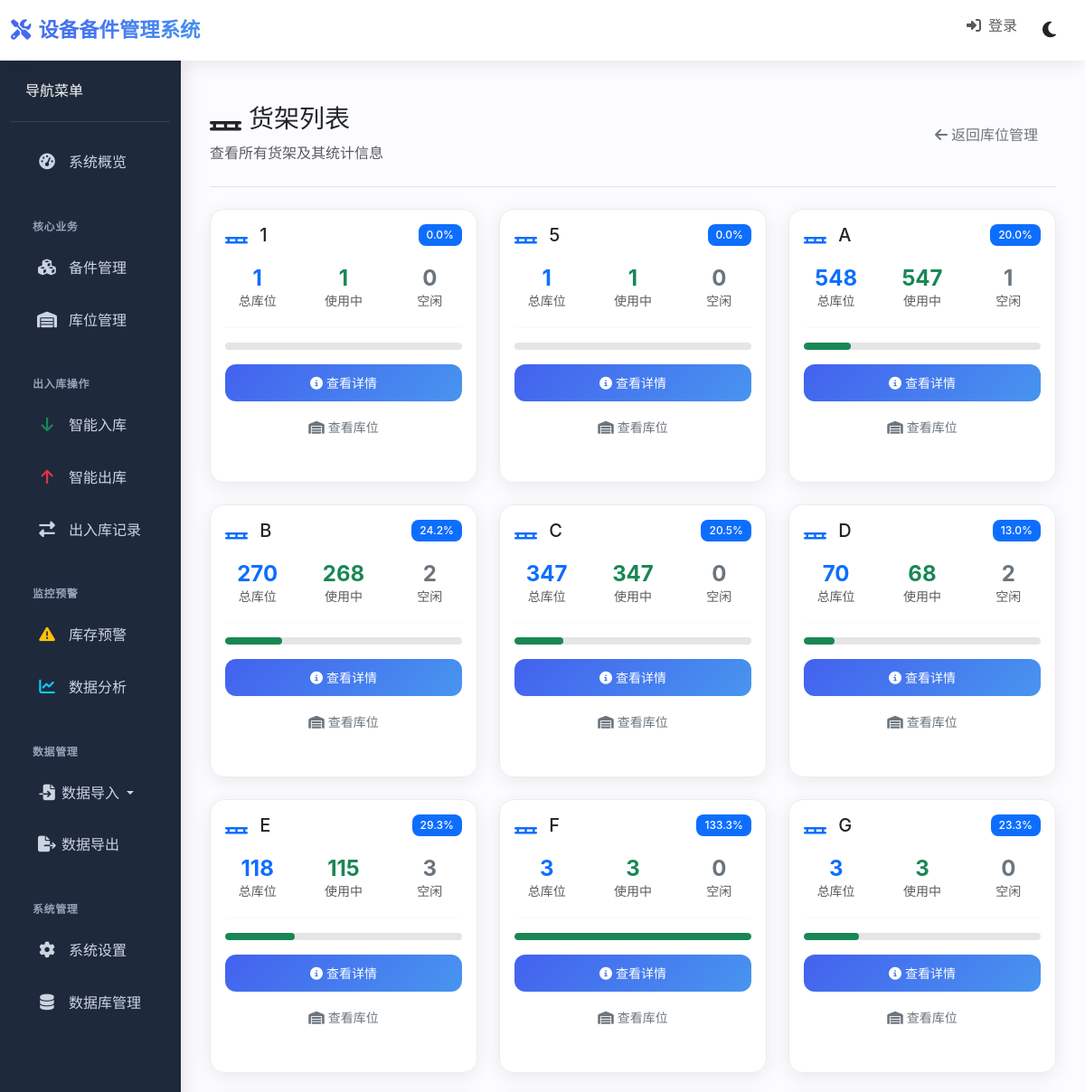
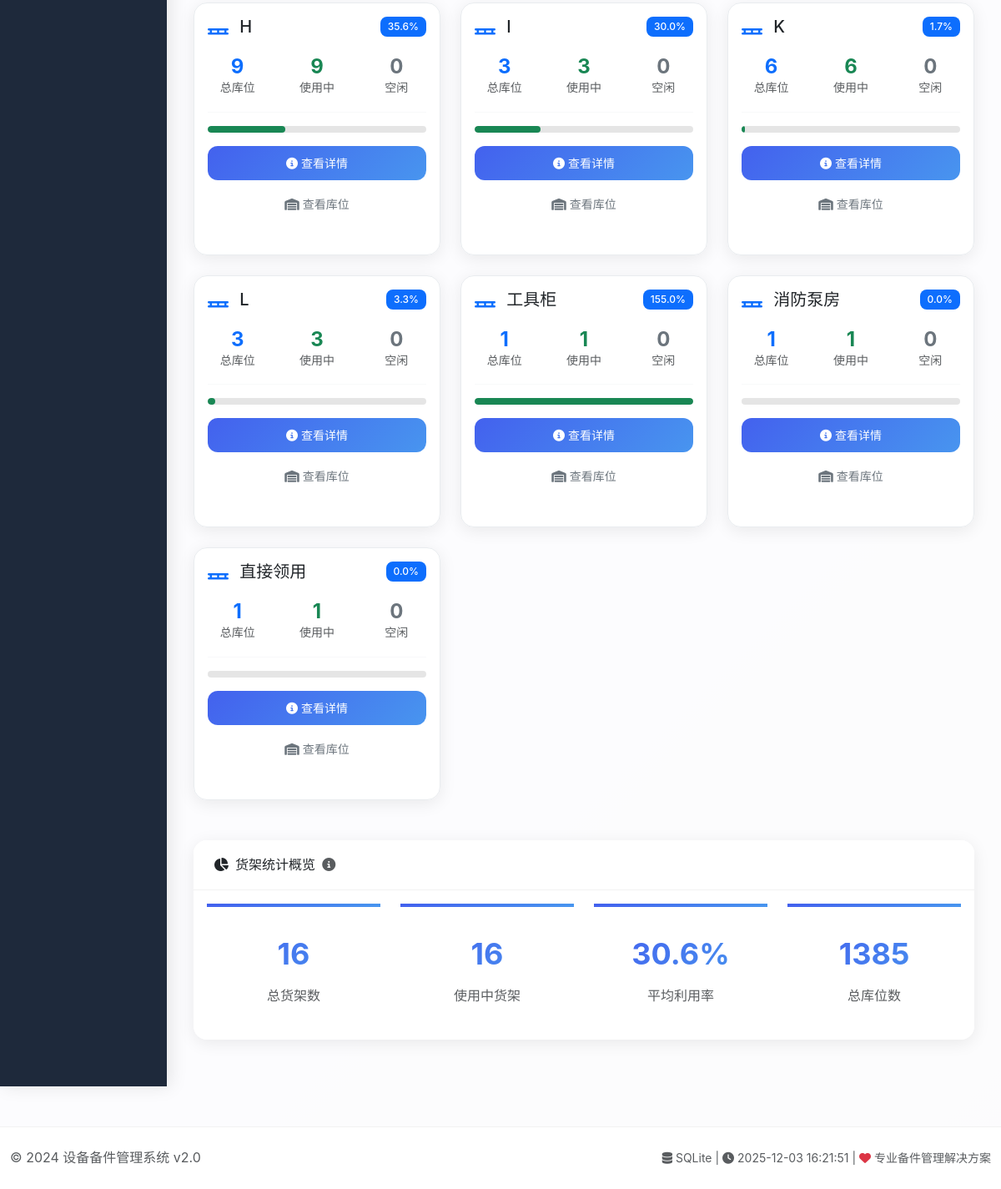
The page /rack_list on the database its author committed (2 pictures, top to bottom).
### tables this page shows
CREATE TABLE locations (
                location_code TEXT PRIMARY KEY,
                rack TEXT,
                level TEXT,
                position TEXT,
                side TEXT,
                status TEXT DEFAULT 'free',
                capacity INTEGER DEFAULT 0,
                size_type TEXT,
                description TEXT,
                last_updated TIMESTAMP DEFAULT CURRENT_TIMESTAMP,
                -- 专业统计字段
                variety_count INTEGER DEFAULT 0,
                total_quantity INTEGER DEFAULT 0,
                utilization_rate REAL DEFAULT 0.0,
                low_stock_varieties INTEGER DEFAULT 0,
                out_of_stock_varieties INTEGER DEFAULT 0,
                total_value REAL DEFAULT 0.0,
                status_category TEXT DEFAULT 'empty'
            );

### routes/location_routes.py (the view)
    @app.route('/rack_list')
    def rack_list():
        try:
            locations = get_all_locations()
            rack_set = set()
            for location in locations:
                loc_dict = location_to_dict(location)
                rack = loc_dict.get('rack')
                if rack:
                    rack_set.add(rack)
            racks_with_stats = []
            for rack in sorted(rack_set):
                rack_locations = [loc for loc in locations if location_to_dict(loc).get('rack') == rack]
                total_locations = len(rack_locations)
                in_use_locations = sum(1 for loc in rack_locations if location_to_dict(loc).get('variety_count', 0) > 0)
                free_locations = total_locations - in_use_locations
                total_capacity = sum(location_to_dict(loc).get('capacity', 0) for loc in rack_locations)
                total_quantity = sum(location_to_dict(loc).get('total_quantity', 0) for loc in rack_locations)
                utilization = round((total_quantity / total_capacity * 100) if total_capacity > 0 else 0, 1)
                racks_with_stats.append({
                    'rack_code': rack,
                    'total_locations': total_locations,
                    'in_use_locations': in_use_locations,
                    'free_locations': free_locations,
                    'utilization': utilization,
                    'total_capacity': total_capacity,
                    'total_quantity': total_quantity
                })
            return render_template('rack_list.html',
                                   racks=racks_with_stats,
                                   total_racks=len(racks_with_stats))
        except Exception as e:
            logging.error(f"加载货架列表失败: {str(e)}")
            flash(f'加载货架列表失败: {str(e)}', 'error')
            return redirect(url_for('location_management'))

### models/database.py (called while the page is built)
    def _init_db(self):
        os.makedirs(os.path.dirname(self.db_path) if os.path.dirname(self.db_path) else '.', exist_ok=True)
        with self._get_raw_connection() as conn:
            conn.execute("PRAGMA foreign_keys = ON")
            conn.execute("PRAGMA journal_mode = WAL")
            conn.execute("PRAGMA synchronous = NORMAL")
            conn.execute("PRAGMA cache_size = 100000")
            conn.execute("PRAGMA temp_store = MEMORY")
            conn.execute("PRAGMA mmap_size = 268435456")
            conn.execute("PRAGMA page_size = 4096")
            conn.execute("PRAGMA busy_timeout = 10000")

    @contextmanager
    def _get_raw_connection(self):
        conn = None
        try:
            conn = sqlite3.connect(
                self.db_path,
                timeout=30.0,
                check_same_thread=False,
                isolation_level=None
            )
            conn.row_factory = sqlite3.Row
            yield conn
        finally:
            if conn:
                conn.close()

### templates/rack_list.html (shortened to what this page needs)
{% extends "base.html" %}
{% block content %}
<div class="d-flex justify-content-between flex-wrap flex-md-nowrap align-items-center pt-3 pb-4 mb-4 border-bottom">
    <div>
        <h1 class="h3 mb-2">
            <i class="fas fa-pallet me-2"></i>货架列表
        </h1>
        <p class="text-muted mb-0">查看所有货架及其统计信息</p>
    </div>
    <div class="btn-toolbar mb-2 mb-md-0">
        <a href="{{ url_for('location_management') }}" class="btn btn-outline-secondary">
            <i class="fas fa-arrow-left me-1"></i>返回库位管理
        </a>
    </div>
</div>
<div class="row">
    {% for rack in racks %}
    <div class="col-md-6 col-lg-4 mb-4">
        <div class="card rack-card h-100">
            <div class="card-body">
                <div class="d-flex justify-content-between align-items-start mb-3">
                    <h5 class="card-title">
                        <i class="fas fa-pallet text-primary me-2"></i>
                        {{ rack.rack_code }}
                    </h5>
                    <span class="badge bg-primary" data-bs-toggle="tooltip"
                          title="该货架的空间利用率">{{ rack.utilization }}%</span>
                </div>
                <div class="rack-stats mb-3">
                    <div class="row text-center">
                        <div class="col-4" data-bs-toggle="tooltip"
                             title="该货架包含的库位总数">
                            <div class="stat-number text-primary">{{ rack.total_locations }}</div>
                            <small class="text-muted">总库位</small>
                        </div>
                        <div class="col-4" data-bs-toggle="tooltip"
                             title="存放了备件的库位数量">
                            <div class="stat-number text-success">{{ rack.in_use_locations }}</div>
                            <small class="text-muted">使用中</small>
                        </div>
                        <div class="col-4" data-bs-toggle="tooltip"
                             title="未存放备件的库位数量">
                            <div class="stat-number text-secondary">{{ rack.free_locations }}</div>
                            <small class="text-muted">空闲</small>
                        </div>
                    </div>
                </div>
                <div class="progress mb-3" style="height: 8px;" data-bs-toggle="tooltip"
                     title="空间利用率: {{ rack.utilization }}%">
                    <div class="progress-bar bg-success" style="width: {{ rack.utilization }}%"></div>
                </div>
                <div class="rack-actions">
                    <a href="{{ url_for('rack_detail', rack_code=rack.rack_code) }}"
                       class="btn btn-primary btn-sm w-100 mb-2">
                        <i class="fas fa-info-circle me-1"></i>查看详情
                    </a>
                    <a href="{{ url_for('location_management') }}?rack_filter={{ rack.rack_code }}"
                       class="btn btn-outline-secondary btn-sm w-100">
                        <i class="fas fa-warehouse me-1"></i>查看库位
                    </a>
                </div>
            </div>
        </div>
    </div>
    {% endfor %}
</div>
{% if racks %}
<div class="row mt-4">
    <div class="col-12">
        <div class="card">
            <div class="card-header">
                <h6 class="card-title mb-0">
                    <i class="fas fa-chart-pie me-2"></i>货架统计概览
                    <i class="fas fa-info-circle text-muted ms-1"
                       data-bs-toggle="tooltip"
                       data-bs-placement="top"
                       title="基于专业库位统计指标体系计算的聚合数据"></i>
                </h6>
            </div>
            <div class="card-body">
                <div class="row text-center">
                    <div class="col-md-3" data-bs-toggle="tooltip" title="系统中所有货架的数量">
                        <div class="stat-card">
                            <div class="number text-primary">{{ total_racks }}</div>
                            <div class="text-muted">总货架数</div>
                        </div>
                    </div>
                    <div class="col-md-3" data-bs-toggle="tooltip" title="至少有一个库位存放备件的货架数量">
                        <div class="stat-card">
                            <div class="number text-success">
                                {{ racks|selectattr('in_use_locations', 'gt', 0)|list|length }}
                            </div>
                            <div class="text-muted">使用中货架</div>
                        </div>
                    </div>
                    <div class="col-md-3" data-bs-toggle="tooltip" title="所有货架利用率的平均值">
                        <div class="stat-card">
                            <div class="number text-info">
                                {{ "%.1f"|format(racks|map(attribute='utilization')|sum / total_racks) }}%
                            </div>
                            <div class="text-muted">平均利用率</div>
                        </div>
                    </div>
                    <div class="col-md-3" data-bs-toggle="tooltip" title="所有货架的库位总数">
                        <div class="stat-card">
                            <div class="number text-warning">
                                {{ racks|map(attribute='total_locations')|sum }}
                            </div>
                            <div class="text-muted">总库位数</div>
                        </div>
                    </div>
                </div>
            </div>
        </div>
    </div>
</div>
{% endif %}
{% endblock %}

### templates/base.html (style rules this page uses)
:root { --primary: #4361ee; --primary-dark: #3a56d4; --secondary: #6c757d; --success: #4cc9f0; --info: #4895ef; --warning: #f72585; --danger: #e63946; --light: #f8f9fa; --dark: #212529; --sidebar-bg: #1e293b; --sidebar-hover: #334155; --card-shadow: 0 4px 20px rgba(0,0,0,0.08); --transition: all 0.3s cubic-bezier(0.4, 0, 0.2, 1); }
body { font-family: -apple-system, BlinkMacSystemFont, 'Segoe UI', 'Microsoft YaHei', Roboto, Oxygen, Ubuntu, Cantarell, 'Open Sans', 'Helvetica Neue', sans-serif; background: linear-gradient(135deg, #667eea 0%, #764ba2 100%); min-height: 100vh; line-height: 1.6; font-weight: 400; }
.card { border: none; border-radius: 1rem; box-shadow: var(--card-shadow); transition: var(--transition); background: rgba(255, 255, 255, 0.95); margin-bottom: 1.5rem; overflow: hidden; }
.card-header { background: rgba(255, 255, 255, 0.9); border-bottom: 1px solid rgba(0,0,0,0.05); padding: 1.25rem 1.5rem; font-weight: 600; }
.stat-card { text-align: center; padding: 1.5rem; position: relative; overflow: hidden; }
.stat-card::before { content: ''; position: absolute; top: 0; left: 0; right: 0; height: 4px; background: linear-gradient(90deg, var(--primary), var(--info)); }
.stat-card .number { font-size: 2.25rem; font-weight: 700; margin: 0.5rem 0; background: linear-gradient(135deg, var(--primary), var(--info)); -webkit-background-clip: text; -webkit-text-fill-color: transparent; }
.badge { font-size: 0.75em; padding: 0.5em 0.75em; font-weight: 500; border-radius: 0.5rem; }
.btn { border-radius: 0.75rem; font-weight: 500; padding: 0.625rem 1.25rem; transition: var(--transition); border: none; }
.btn-primary { background: linear-gradient(135deg, var(--primary), var(--info)); }
.progress { height: 8px; border-radius: 4px; background: rgba(0,0,0,0.1); }
.progress-bar { border-radius: 4px; }

### templates/rack_list.html (style rules this page uses)
.rack-card { transition: all 0.3s ease; border: 1px solid #e9ecef; }
.stat-number { font-size: 1.5rem; font-weight: bold; line-height: 1; }
.rack-stats { border-bottom: 1px solid #f8f9fa; padding-bottom: 1rem; }

### rows shown on the page
locations: rack_code "工具柜", utilization "155.0", total_locations "1", in_use_locations "1", free_locations "0"
locations: rack_code "消防泵房", utilization "0.0", total_locations "1", in_use_locations "1", free_locations "0"
locations: rack_code "直接领用", utilization "0.0", total_locations "1", in_use_locations "1", free_locations "0"

### other values the page prints
{{ rack.rack_code }} "1" "5" "A" "B" "C" "D" "E" "F" "G" "H" "I" "K" "L"
{{ rack.utilization }} "0.0" "0.0" "20.0" "24.2" "20.5" "13.0" "29.3" "133.3" "23.3" "35.6" "30.0" "1.7" "3.3"
{{ rack.total_locations }} "1" "1" "548" "270" "347" "70" "118" "3" "3" "9" "3" "6" "3"
{{ rack.in_use_locations }} "1" "1" "547" "268" "347" "68" "115" "3" "3" "9" "3" "6" "3"
{{ rack.free_locations }} "0" "0" "1" "2" "0" "2" "3" "0" "0" "0" "0" "0" "0"
{{ total_racks }} "16"
{{ racks|selectattr('in_use_locations', 'gt', 0)|list|length }} "16"
{{ "%.1f"|format(racks|map(attribute='utilization')|sum / total_racks) }} "30.6"
{{ racks|map(attribute='total_locations')|sum }} "1385"
